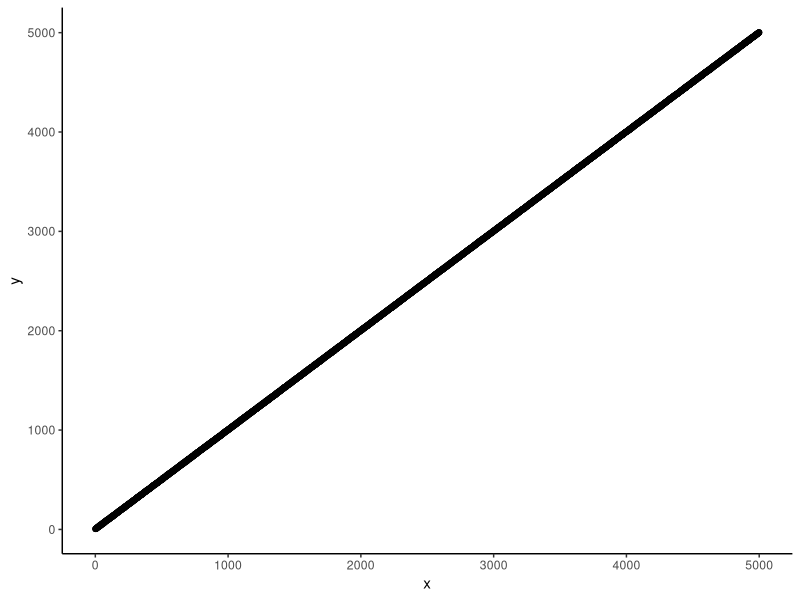
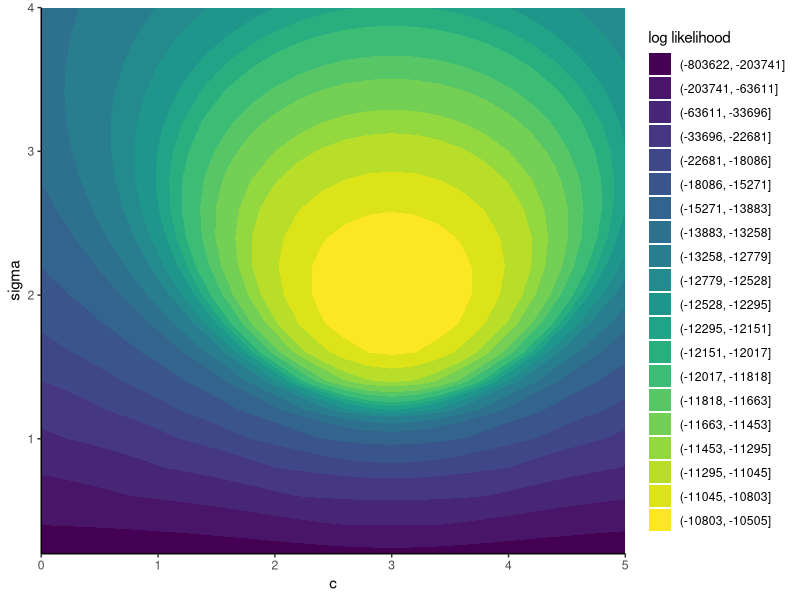
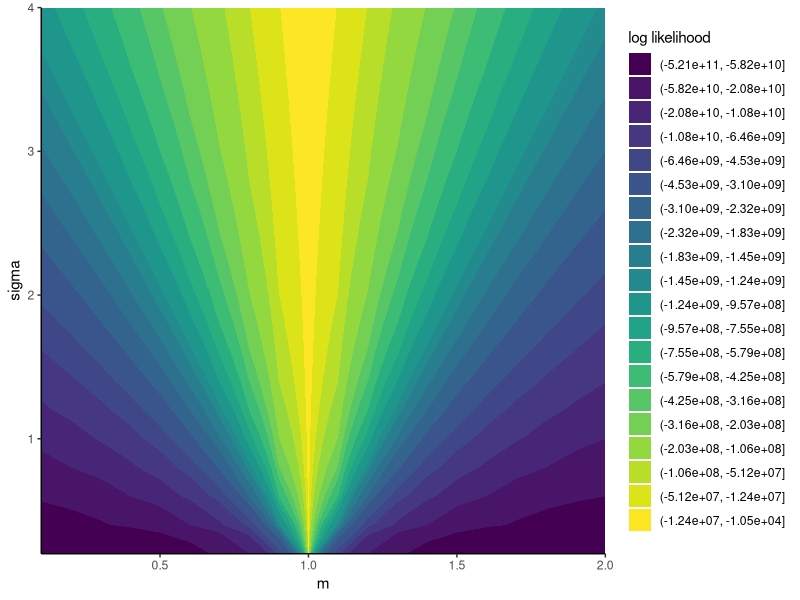
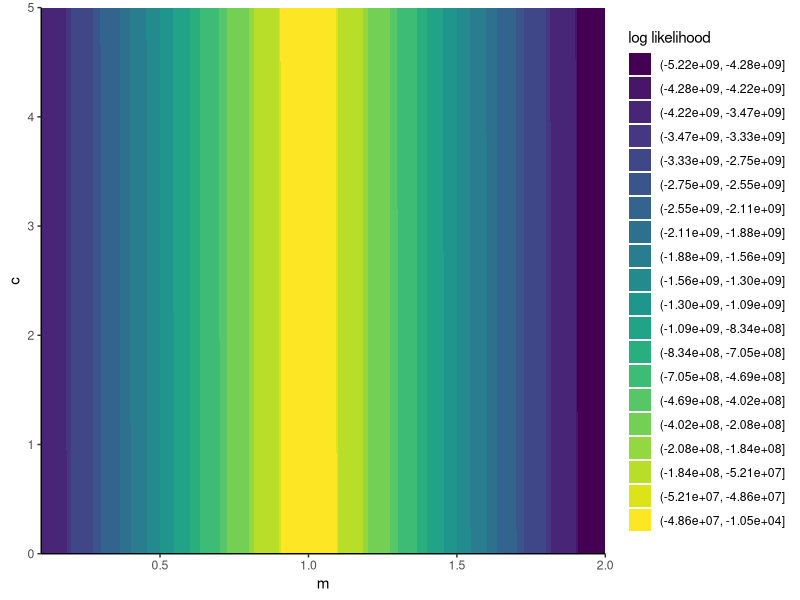

These charts were generated, in order, by the following R code:
# LIBRARIES --------------------------------------------------------------------

library(tidyverse)

# PRELIMINARY REMARKS ----------------------------------------------------------

# The code here is written using the tidyverse, which has the benefit of being
# more human-readable than functions from 'base R' (i.e. included in the 
# language by default without loading extra packages.) If you don't understand
# it there's a quick introduction here
# https://github.com/ChrisHIV/teaching/blob/main/other_topics/tidyverse_quick_intro.md
# and in many other places on the internet.

# ABBREVIATIONS ----------------------------------------------------------------

# df = dataframe
# col = column
# num = number (of)
# ll = log likelihood
# ML = ml = maximum-likelihood
# diff = difference

# CHOOSE INPUT PARAMETERS FOR SIMULATION ---------------------------------------

seed <- 12345 # seed for random number generation, to allow reproducibility
m_true <- 1
c_true <- 3
sigma_true <- 2
x_vector <- 1:5000

# SIMULATE DATA ----------------------------------------------------------------

set.seed(seed)

num_observations <- length(x_vector)

y_vector <- rnorm(n = num_observations,
                mean = m_true * x_vector + c_true,
                sd = sigma_true)

# PLOT DATA --------------------------------------------------------------------

df_data <- tibble(x = x_vector,
                  y = y_vector)

ggplot(df_data) +
  geom_point(aes(x, y)) +
  theme_classic() 

# DEFINE AND EXPLORE THE LOG LIKELIHOOD  ---------------------------------------

# Two different functions that should give the same ll as a function of the 
# parameters (except differing by a constant that's independent of the 
# parameters, which is irrelevant for our purposes).
ll_1 <- function(m, c, sigma) {
  sum(dnorm(x = y_vector,
            mean =  m * x_vector + c,
            sd = sigma,
            log = TRUE))
}
ll_2 <- function(m, c, sigma) {
  -num_observations * log(sigma) -
    (1 / (2 * sigma^2)) * sum((y_vector - m * x_vector - c)^2)
}

# Define a set of points in parameter space: a 3D lattice (grid) of values to
# consider for m, c, and sigma. cross_df makes all possible combinations of 
# values from the list of vectors supplied as arguments. Inspect the resulting
# df_ll if you're not clear what we've done.
df_ll <- cross_df(list(m = seq(from = 0.1, to = 2, by = 0.1),
                       c = seq(from = 0, to = 5, by = 0.2),
                       sigma = seq(from = 0.2, to = 4, by = 0.2)))

# Calculate the ll for each point in our parameter space, using both methods 
df_ll <- df_ll %>%
  mutate(ll_1 = pmap_dbl(list(m = m, c = c, sigma = sigma), ll_1),
         ll_2 = pmap_dbl(list(m = m, c = c, sigma = sigma), ll_2),
         diff_1_2 = ll_1 - ll_2)

# Inspect the differences in the answers given by the three methods - it's 
# always the same (i.e. independent of the parameters) to within a very small
# value (numerical imperfection) that's not worrisome.
max(df_ll$diff_1_2) - min(df_ll$diff_1_2)

# Keep the col for only one of the methods. Rename it.
df_ll <- df_ll %>%
  select(-c("ll_2", "diff_1_2")) %>%
  rename(ll = ll_1)

# Find the ML estimate of m, c and sigma among the values we've considered
df_ll_ml <- df_ll %>%
  filter(ll == max(ll))
m_ml <- df_ll_ml$m
c_ml <- df_ll_ml$c
sigma_ml <- df_ll_ml$sigma

# Fixing each of the three parameters in turn at their ML estimate, plot how the
# ll varies as a function of the other two. We'll use coloured contours that
# divide the data into equal sized subsets, rather than the norm of equally 
# spaced contours, because some parts of parameter space have dramatically worse
# likelihoods than others. Alternatively you could zoom in to the area of 
# parameter space closest to the likelihood's maximum.
df_ll_fixed_m <- df_ll %>%
  filter(m == m_ml)
ll_quantiles_fixed_m <- quantile(df_ll_fixed_m$ll,
                                 seq(from = 0, to = 1, by = 0.05))
ggplot(df_ll_fixed_m) +
  geom_contour_filled(aes(x = c,
                y = sigma,
                z = ll),
                breaks = ll_quantiles_fixed_m) +
  theme_classic() +
  coord_cartesian(expand = FALSE) +
  labs(fill = "log likelihood")
df_ll_fixed_c <- df_ll %>%
  filter(c == c_ml)
ll_quantiles_fixed_c <- quantile(df_ll_fixed_c$ll, seq(0, 1, 0.05))
ggplot(df_ll_fixed_c) +
  geom_contour_filled(aes(x = m,
                          y = sigma,
                          z = ll),
                      breaks = ll_quantiles_fixed_c) +
  theme_classic() +
  coord_cartesian(expand = FALSE) +
  labs(fill = "log likelihood")
df_ll_fixed_sigma <- df_ll %>%
  filter(sigma == sigma_ml)
ll_quantiles_fixed_sigma <- quantile(df_ll_fixed_sigma$ll, seq(0, 1, 0.05))
ggplot(df_ll_fixed_sigma) +
  geom_contour_filled(aes(x = m,
                          y = c,
                          z = ll),
                      breaks = ll_quantiles_fixed_sigma) +
  theme_classic() +
  coord_cartesian(expand = FALSE) +
  labs(fill = "log likelihood")

# Find the ML estimate of m, c and sigma by numerical optimisation. We need a
# a function that takes all the parameters to be optimised together as a single
# list.
ll <- function(parameter_vector) {
  stopifnot(length(parameter_vector) == 3)
  m <- parameter_vector[[1]]
  c <- parameter_vector[[2]]
  sigma <- parameter_vector[[3]]
  -num_observations * log(sigma) -
    (1 / (2 * sigma^2)) *
    sum((y_vector - m * x_vector - c)^2)
}
optim(par = c(0, 0, 1),
      fn = ll, 
      control = list(fnscale = -1), # tells optim to maximise, not minimise
      method = "L-BFGS-B", # a method that accepts lower and/or upper boundaries
      lower = c(-Inf, -Inf, 0)) # sigma cannot be negative

# An alternative way of doing this analysis, which is convenient but hides the 
# detail of the likelihood, hindering your understanding of what you're doing 
model_fit <- lm(data = df_data, 
    formula = y ~ x)
summary(model_fit)

# Repeat the above steps for different values of num_observations and see how
# the estimates become more accurate, and the likelihood becomes more sharply
# peaked, with increasing data.